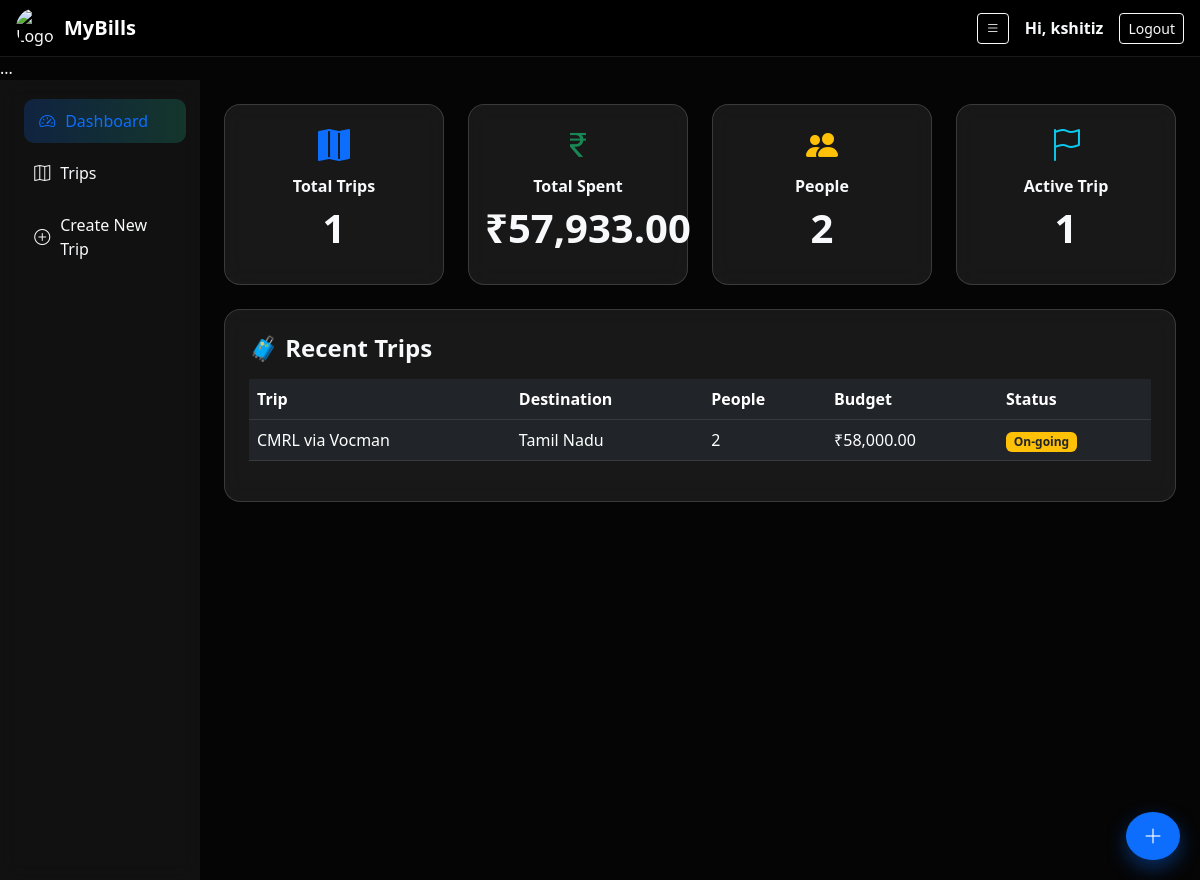
/dashboard.php (signed in), run on the app's committed database.
### tables this page shows
CREATE TABLE `trip` (
  `id` int(11) NOT NULL,
  `trip_name` varchar(200) NOT NULL,
  `source` int(11) NOT NULL,
  `destination` int(11) NOT NULL,
  `start_date` varchar(20) NOT NULL,
  `budget` double NOT NULL,
  `people` int(11) NOT NULL,
  `end_date` varchar(20) NOT NULL,
  `status` int(11) NOT NULL DEFAULT 1 COMMENT '1 mean trip created and active\r\n0 mean trip cancelled\r\n2 mean trip finished',
  `created_by` int(11) NOT NULL,
  `created_on` timestamp NOT NULL DEFAULT current_timestamp()
);

CREATE TABLE `states` (
  `state_id` int(11) NOT NULL,
  `state_name` varchar(100) NOT NULL,
  `state_code` varchar(10) DEFAULT NULL,
  `country_id` int(11) NOT NULL,
  `created_at` timestamp NULL DEFAULT current_timestamp()
);

### dashboard.php (the view, shortened to what this page needs)
<?php
include 'backend_header.php';
include 'connection.php';
?>
<?php
$user_id = $_SESSION['user_id'];
$sql = "SELECT * FROM `trip` WHERE `created_by` = '$user_id'";
$result = mysqli_query($conn, $sql);
$total_person = 0;
while ($data_debit = mysqli_fetch_assoc($result)) {
  $total_person += $data_debit['people'];
}
$trip_count = mysqli_num_rows($result);
$sql = "SELECT * FROM `debits` WHERE `created_by` = '$user_id'";
$result = mysqli_query($conn, $sql);
$total_debit = 0;
while ($data_debit = mysqli_fetch_assoc($result)) {
  $total_debit += $data_debit['amount'];
}
$sql = "SELECT * FROM `trip` WHERE `created_by` = '$user_id' AND `status`=1";
$result = mysqli_query($conn, $sql);
$active_trip = mysqli_num_rows($result);
?>
<main class="col-md-10 p-4">
  <div class="row g-4 mb-4">
    <div class="col-md-3">
      <div class="glass-card p-3 text-center">
        <i class="bi bi-map-fill fs-2 text-primary"></i>
        <h6 class="fw-bold mt-2">Total Trips</h6>
        <p class="display-6 fw-bold"><?php echo $trip_count; ?></p>
      </div>
    </div>
    <div class="col-md-3">
      <div class="glass-card p-3 text-center">
        <i class="bi bi-currency-rupee fs-2 text-success"></i>
        <h6 class="fw-bold mt-2">Total Spent</h6>
        <p class="display-6 fw-bold">₹<?php echo number_format($total_debit, 2); ?></p>
      </div>
    </div>
    <div class="col-md-3">
      <div class="glass-card p-3 text-center">
        <i class="bi bi-people-fill fs-2 text-warning"></i>
        <h6 class="fw-bold mt-2">People</h6>
        <p class="display-6 fw-bold"><?php echo $total_person; ?></p>
      </div>
    </div>
    <div class="col-md-3">
      <div class="glass-card p-3 text-center">
        <i class="bi bi-flag fs-2 text-info"></i>
        <h6 class="fw-bold mt-2">Active Trip</h6>
        <p class="display-6 fw-bold"><?php echo $active_trip; ?></p>
      </div>
    </div>
  </div>
  <div class="glass-card p-4">
    <h4 class="fw-bold mb-3">🧳 Recent Trips</h4>
    <div class="table-responsive">
      <table class="table table-dark table-hover align-middle">
        <thead>
          <tr>
            <th>Trip</th>
            <th>Destination</th>
            <th>People</th>
            <th>Budget</th>
            <th>Status</th>
          </tr>
        </thead>
        <tbody>
          <?php
          $sql = "SELECT * FROM `trip` WHERE `created_by` = '$user_id' ORDER BY `id` DESC";
          $result = mysqli_query($conn, $sql);
          while ($trip_data = mysqli_fetch_assoc($result)) {
            ?>
            <tr>
              <td><?php echo $trip_data['trip_name']; ?></td>
              <td><?php $destination_id=  $trip_data['destination'];
                  $destination_query= "SELECT `state_name` FROM `states` WHERE `state_id`='$destination_id'";
                  $run_destination= mysqli_query($conn,$destination_query);
                  $destination_data= mysqli_fetch_assoc($run_destination);
                  echo $destination_data['state_name'];
              ?></td>
              <td><?php echo $trip_data['people']; ?></td>
              <td>₹<?php
              $trip_id=$trip_data['id'];
                $query_budget= "SELECT * FROM `credits` WHERE `trip_id`='$trip_id' AND `created_by`='$user_id'";
                $run_budget= mysqli_query($conn,$query_budget);
                $total_budget=0;
                while($data_budget= mysqli_fetch_assoc($run_budget))
                {
                  $total_budget+= $data_budget['amount'];
                }
                echo number_format($total_budget, 2);
              ?></td>
              <td>
                <?php
                if ($trip_data['status'] == 0) {
                  echo '<span class="badge bg-danger">Cancelled</span>';
                } elseif ($trip_data['status'] == 1) {
                  echo '<span class="badge bg-warning text-dark">On-going</span>';
                } elseif ($trip_data['status'] == 2) {
                  echo '<span class="badge bg-success">Finished</span>';
                }
                ?>
              </td>
            </tr>
            <?php
          } ?>
        </tbody>
      </table>
    </div>
  </div>
</main>
</div>
</div>
<a href="new_trip.php" class="btn btn-lg btn-primary rounded-circle floating-btn exciting-btn">
  <i class="bi bi-plus-lg"></i>
</a>
</body>
</html>

### backend_header.php (style rules this page uses)
body { padding-top: 56px; }
body { background: url('https://kshitizkumar.com/assets/img/hero-bg.png') no-repeat center center fixed; background-size: cover; color: #f8f9fa; font-family: 'Segoe UI', Tahoma, Geneva, Verdana, sans-serif; }
body::before { content: ""; position: fixed; top: 0; left: 0; width: 100%; height: 100%; background: rgba(0,0,0,0.6); z-index: -1; }
body { background-color: #0d0d0d; color: #f8f9fa; font-family: 'Segoe UI', Tahoma, Geneva, Verdana, sans-serif; }
.glass-card { background: rgba(255, 255, 255, 0.08); backdrop-filter: blur(12px); border: 1px solid rgba(255, 255, 255, 0.15); border-radius: 16px; transition: transform 0.3s ease, box-shadow 0.3s ease; }
.exciting-btn { border-radius: 50px; box-shadow: 0 8px 20px rgba(13, 110, 253, 0.4); transition: all 0.3s ease; }
.floating-btn { position: fixed; bottom: 20px; right: 20px; z-index: 999; }

### data on the page
trip: trip_name "CMRL via Vocman", states.state_name "Tamil Nadu", people "2", total_budget "58,000.00", status "On-going"

### other printed values
$user_name "kshitiz"
$trip_count "1"
$total_debit "57,933.00"
$total_person "2"
$active_trip "1"
